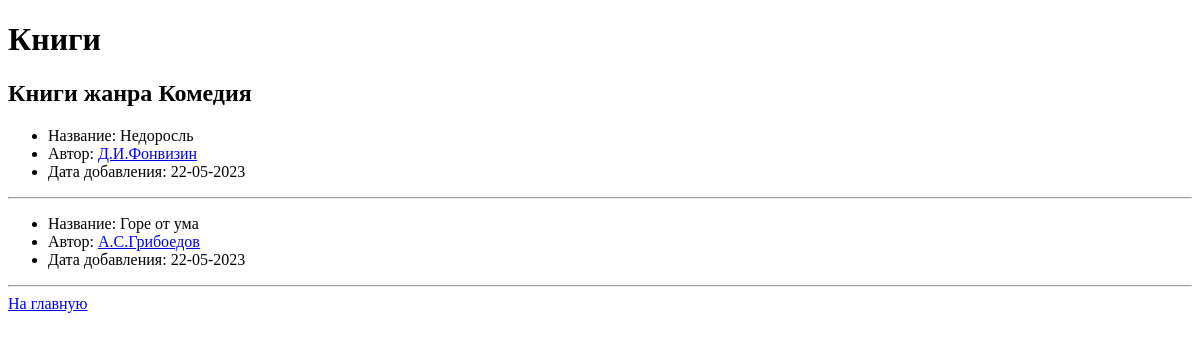
Before: /genre/1 with the older database file.
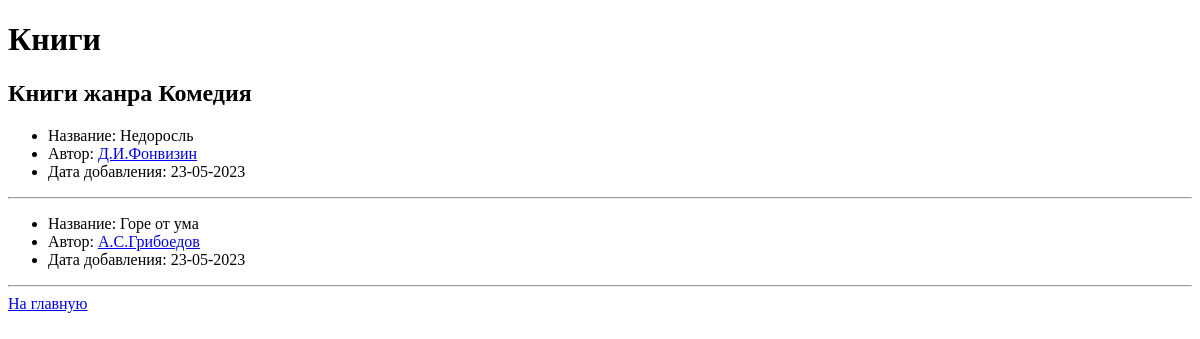
After: the same page with the newer database file.
### database.py (models this page shows, shortened)
class Book(db.Model):
    id = db.Column(db.Integer, primary_key=True)
    name = db.Column(db.String, nullable=False)
    added = db.Column(db.DateTime, nullable=False, default=func.now())
    is_read = db.Column(db.Boolean, default=False)
    genre_id = db.Column(db.Integer, db.ForeignKey("genre.id", ondelete='SET NULL'))
    genre = relationship("Genre", back_populates="books")
    author_id = db.Column(db.String, db.ForeignKey("author.id", ondelete='SET NULL'))
    author = relationship("Author", back_populates="books")

class Author(db.Model):
    id = id = db.Column(db.Integer, primary_key=True)
    name = db.Column(db.String, nullable=False)
    books = relationship(
        "Book", back_populates="author"
    )

### main.py (the view)
@app.route("/genre/<int:genre_id>")
def books_by_genres(genre_id):
    genre = Genre.query.get_or_404(genre_id)
    return render_template(
        "books_by_genres.html",
        genre_name=genre.name,
        books=genre.books,
    )

### templates/books_by_genres.html
{% extends "layout.html" %}
{% block body %}
  <h2>Книги жанра {{ genre_name }}</h2>
  {%- for book in books %}
    <ul>
        <li>Название: {{ book.name }} </li>
        <li>Автор: <a href="{{ url_for('books_by_author', author_id=book.author.id) }}">{{book.author.name}}</a></li>
        <li>Дата добавления: {{ book.added.strftime("%d-%m-%Y") }} </li>
      </ul>
      <hr>
  {%- endfor %}
<a href="/">На главную</a>
{% endblock %}

Changed rows visible on the page:
changed Book "Недоросль": added "22-05-2023" → "23-05-2023"
changed Book "Горе от ума": added "22-05-2023" → "23-05-2023"
